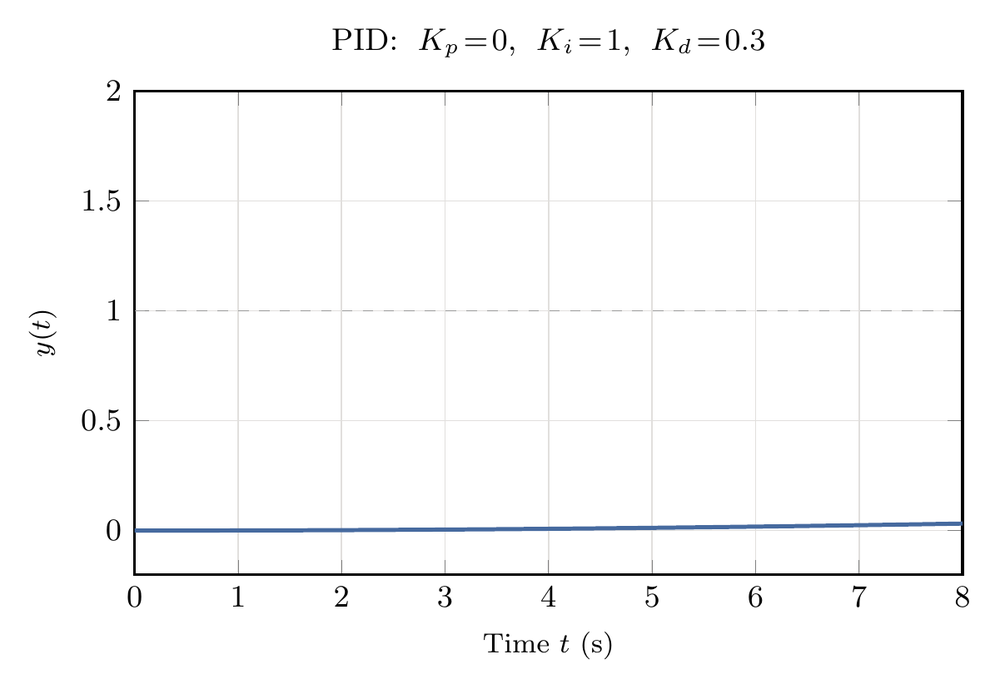
#> input picture 26_pid_tuning_test_first.png, 1000 x 689 px, shrunk from 1201 x 828 before the run
$ python -i processing.py   (imports and definitions only)
#> lines starting #> are read from the running program, lines starting #| are printed output that depends on the picture; after the words box and inside, x2 and y2 are one past the last pixel; in counts of white or black regions, pixels touching at a corner belong together
#> further down, picture is the input picture: PIL image 1000x689 RGBA; mean R, G, B, A 249.7, 249.9, 250.2, 255
"""
Image post-processing pipeline.

Transforms raw PDF-extracted frames into animation-ready images:
    1. Trim/autocrop whitespace
    2. Normalize to uniform dimensions
    3. Apply background color / transparency
    4. Optional smoothing
    5. Color quantization for GIF (256-color palette)
    6. Frame deduplication
"""

from __future__ import annotations

import hashlib
import logging
from concurrent.futures import ProcessPoolExecutor, as_completed
from dataclasses import dataclass, field
from enum import Enum, auto
from typing import List, Optional, Tuple

from PIL import Image, ImageChops, ImageFilter

logger = logging.getLogger(__name__)


class PadMode(Enum):
    CENTER = auto()
    TOP_LEFT = auto()
    NONE = auto()


class CropMode(Enum):
    CENTER = auto()
    TOP_LEFT = auto()
    NONE = auto()


@dataclass(frozen=True)
class ProcessingConfig:
    trim: bool = True
    trim_fuzz: int = 10
    trim_margin: int = 8
    target_width: Optional[int] = None
    target_height: Optional[int] = None
    pad_mode: PadMode = PadMode.CENTER
    crop_mode: CropMode = CropMode.CENTER
    background_color: str = "white"
    transparent: bool = False
    smooth: bool = False
    smooth_radius: float = 0.5
    quantize: bool = False
    max_colors: int = 256
    dither: bool = True
    deduplicate: bool = True
    dedup_threshold: int = 0
    workers: int = 4


def trim_whitespace(img, fuzz=10, margin=8, background_color="white"):
    """Remove border matching *background_color* within *fuzz* tolerance."""
#> called with fuzz = 10, margin = 8, background_color = 'white'
    rgba = img.convert("RGBA")
    bg = Image.new("RGBA", rgba.size, background_color)
#> bg: PIL image 1000x689 RGBA; every value is 255
    diff = ImageChops.difference(rgba, bg)
    channels = diff.split()
    max_diff = channels[0]
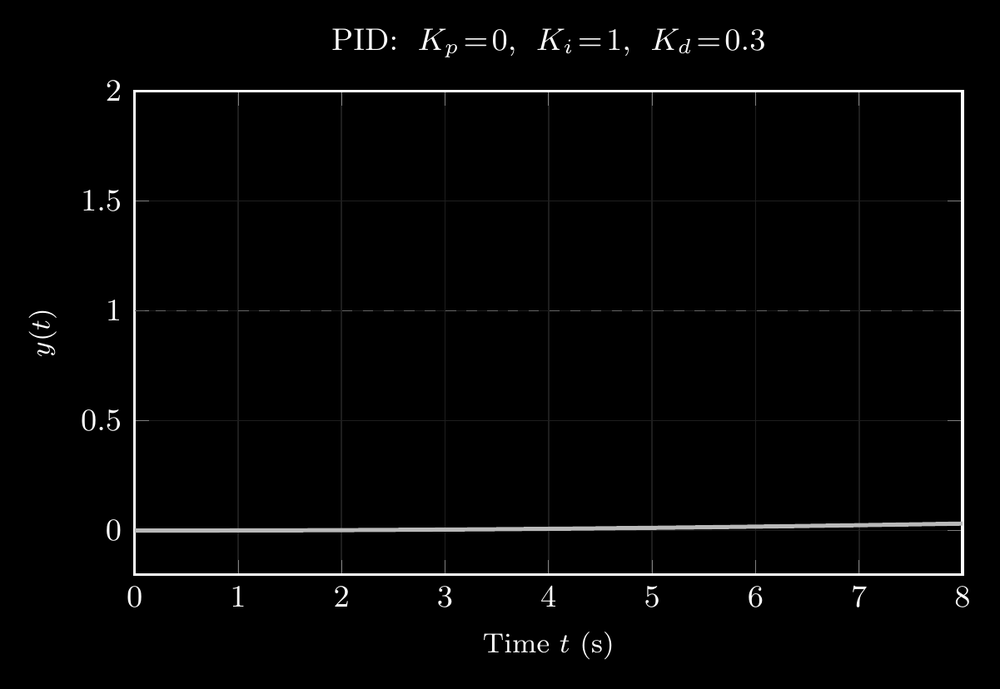
#> max_diff: PIL image 1000x689 L; min 0, max 255, mean 5.3
    for ch in channels[1:3]:
        max_diff = ImageChops.lighter(max_diff, ch)
#> this loop made 2 passes
    threshold = max_diff.point(lambda p: 255 if p > fuzz else 0)
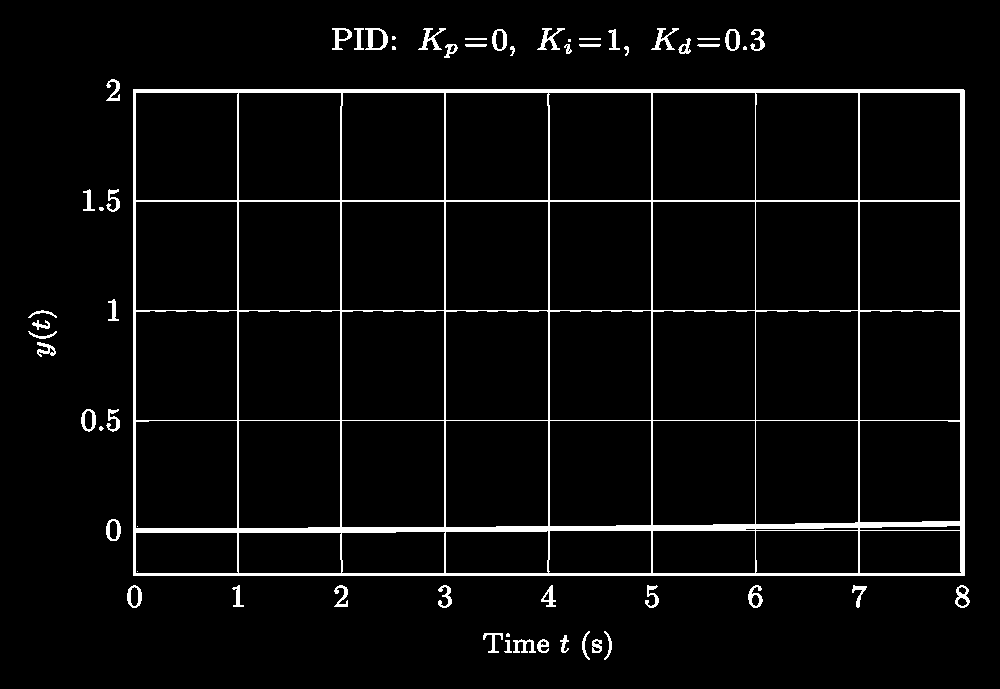
#> threshold: PIL image 1000x689 L; 4.4% white; 59 white regions (9 under 20 px), largest, box (x1, y1, x2, y2) and area: (133, 89, 965, 576) 24292, (365, 28, 388, 50) 236, (537, 28, 565, 50) 220
    bbox = threshold.getbbox()
#> bbox = (28, 28, 970, 660)
    if bbox is None:
        return Image.new("RGBA", (1, 1), background_color)
    left = max(0, bbox[0] - margin)
#> left = 20
    upper = max(0, bbox[1] - margin)
#> upper = 20
    right = min(rgba.width, bbox[2] + margin)
#> right = 978
    lower = min(rgba.height, bbox[3] + margin)
#> lower = 668
    return rgba.crop((left, upper, right, lower))
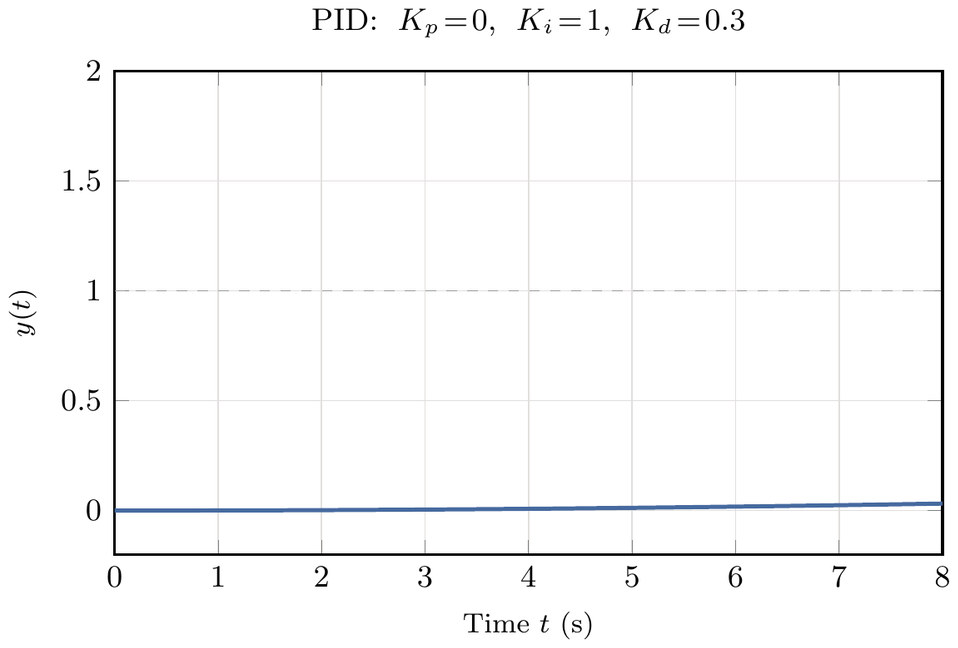
#> returned value: PIL image 958x648 RGBA; mean R, G, B, A 249.2, 249.3, 249.6, 255


# [35 lines left out: functions normalize_dimensions, apply_background, not called in this run]


def smooth_frame(img, radius=0.5):
    return img.filter(ImageFilter.GaussianBlur(radius=radius))


# [11 lines left out: function quantize_for_gif, not called in this run]


def frame_hash(img):
    return hashlib.blake2b(img.tobytes(), digest_size=16).hexdigest()


# [31 lines left out: functions frames_are_identical, _process_single_frame, not called in this run]


@dataclass
class ProcessingResult:
    frames: List[Image.Image]
    original_count: int
    deduped_count: int
    dimensions: Tuple[int, int]
    warnings: List[str] = field(default_factory=list)


# [138 lines left out: functions process_frames, _process_sequential, _process_parallel, stream_process_frames, not called in this run]

>>> from PIL import Image
>>> picture = Image.open('../26_pid_tuning_test_first.png')
>>> result = trim_whitespace(picture)

$ run again, on PYTHON_FILE_INTERACTIONS.png
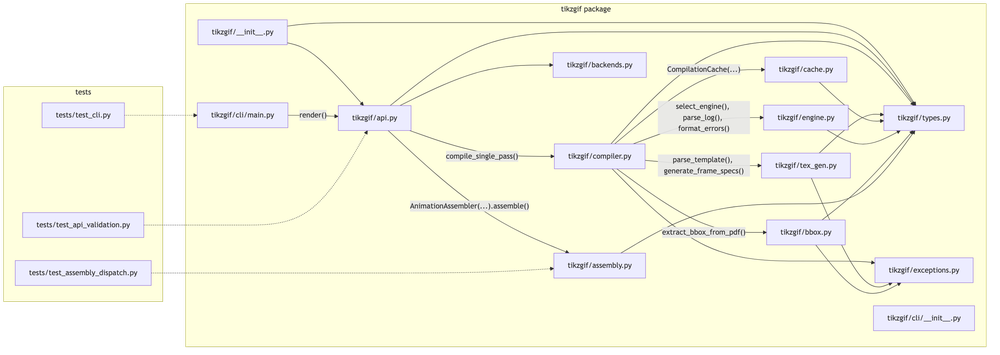
#> input picture PYTHON_FILE_INTERACTIONS.png, 1000 x 355 px, shrunk from 3136 x 1112 before the run
#> picture is the input picture: PIL image 1000x355 RGBA; mean R, G, B, A 218.5, 218.3, 194.6, 222.3
#> bg: PIL image 1000x355 RGBA; every value is 255
#> in trim_whitespace, `max_diff = channels[0]`:
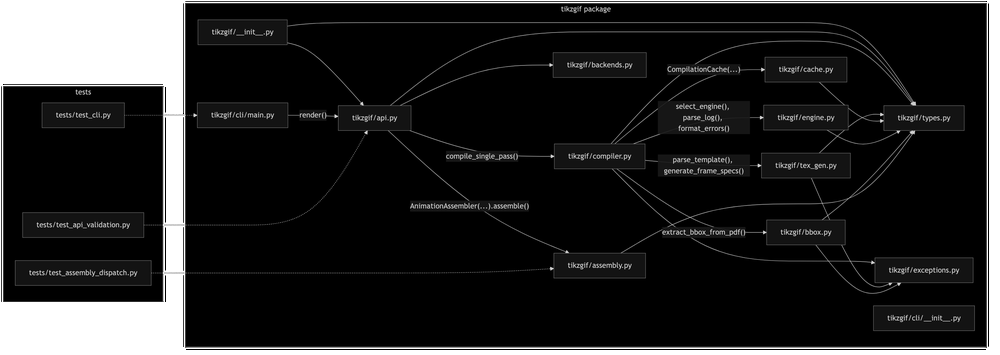
#> max_diff: PIL image 1000x355 L; min 0, max 255, mean 36.5
#> the loop in trim_whitespace, `for ch in channels[1:3]:` made 2 passes
#> in trim_whitespace, `threshold = max_diff.point(lambda p: 255 if p > fuzz else 0)`:
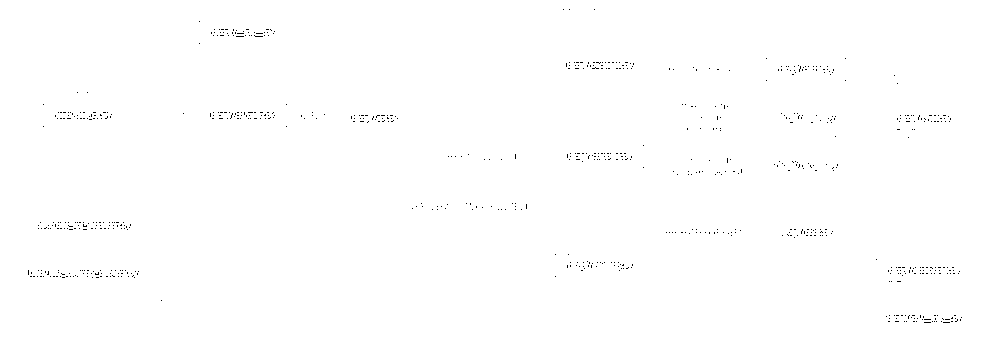
#> threshold: PIL image 1000x355 L; 99.7% white; black in thin lines or dots, all inside (x1, y1, x2, y2) = (28, 9, 962, 323)
#> bbox = (0, 0, 1000, 355)
#> left = 0
#> right = 1000
#> lower = 355
